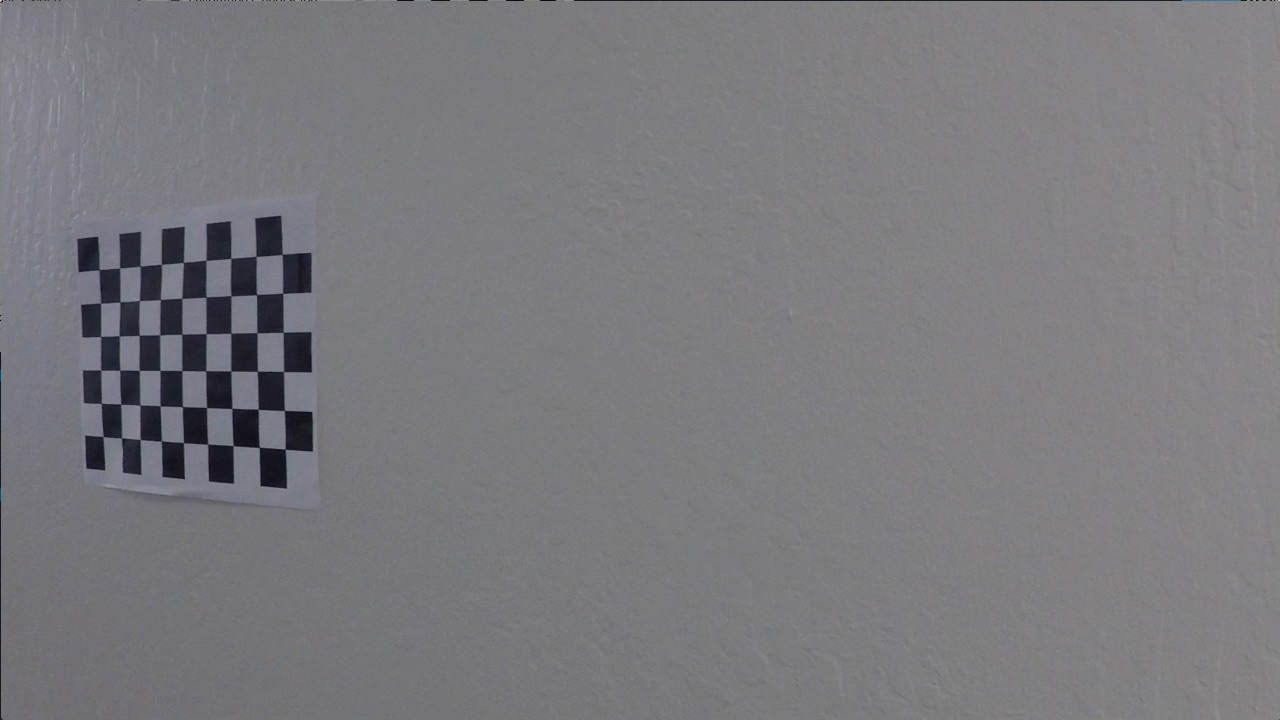
#> input picture RoadLines/camera_cal/calibration11.jpg, 1280 x 720 px
$ jupyter execute LaneWidthApprox.ipynb   (shell and % lines are left out)   (older library calls are emulated)
#> lines starting #> are read from the running program, lines starting #| are printed output that depends on the picture; after the words box and inside, x2 and y2 are one past the last pixel; in counts of white or black regions, pixels touching at a corner belong together; long printed decimals are rounded
[cell 1]
import cv2
import matplotlib.pyplot as plt
import matplotlib.image as mpimg
import numpy as np
import glob

[cell 2]
img = mpimg.imread('camera_cal/calibration11.jpg')
#> img is the input picture: shape (720, 1280, 3); mean R, G, B 122.2, 121.7, 125.2
image_shape = img.shape
nx = 9
ny = 6

objpoints = []
imgpoints = []

objp = np.zeros((nx*ny,3), np.float32)
objp[:,:2] = np.mgrid[0:nx,0:ny].T.reshape(-1,2)

fnames = glob.glob("camera_cal/calibration*.jpg")

for fname in fnames:
    img = mpimg.imread(fname)
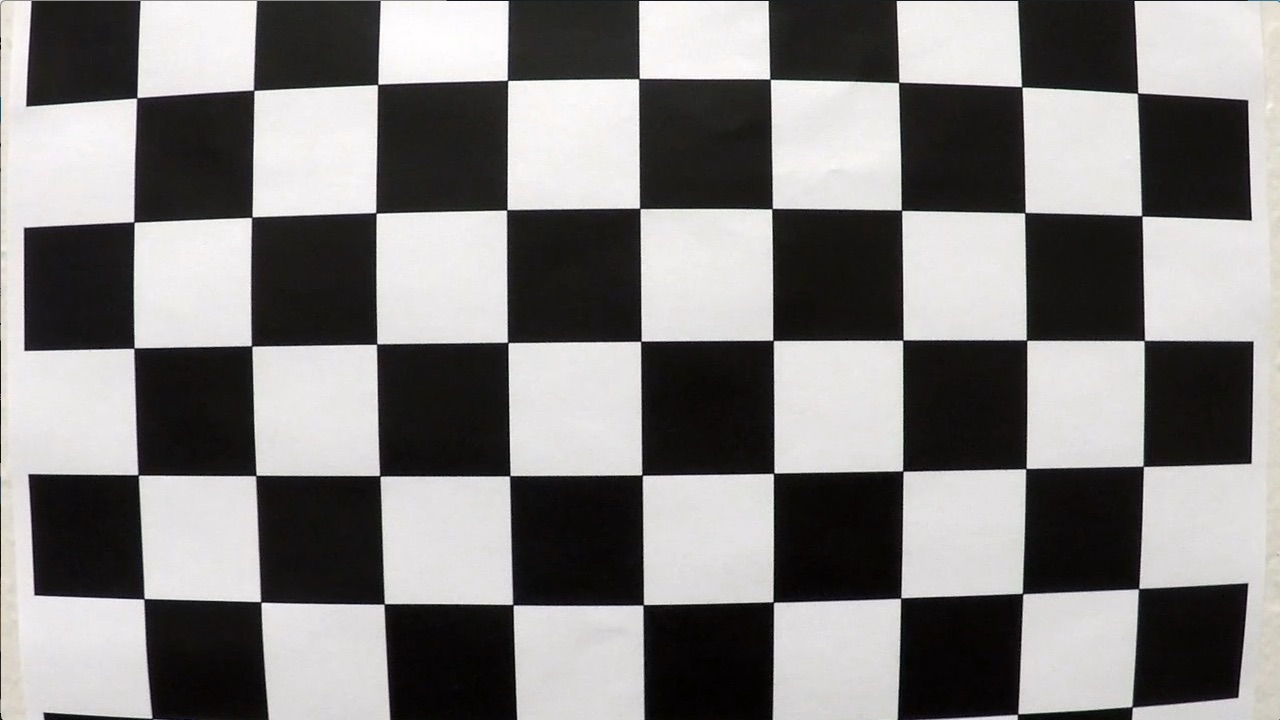
#> input picture RoadLines/camera_cal/calibration1.jpg, 1280 x 720 px
#> img is the input picture: shape (720, 1280, 3); mean R, G, B 130.1, 128.4, 127.8
    gray = cv2.cvtColor(img, cv2.COLOR_RGB2GRAY)
    ret, corners = cv2.findChessboardCorners(gray, (nx,ny), None)
#> ret = False; corners = None
    if ret:
        objpoints.append(objp)
        imgpoints.append(corners)

# use the object and image points to caliberate the camera and compute the camera matrix and distortion coefficients
ret, cameraMatrix, distortionCoeffs, rvecs, tvecs = cv2.calibrateCamera(objpoints, imgpoints, image_shape[:2],None,None)
#> ret = 0.814; cameraMatrix = [[1608.6, 0, 396], [0, 1782.8, 550.8], [0, 0, 1]]; distortionCoeffs = [[-1.62, 5.8, -0.0528, 0.074, -13.95]]; rvecs = ([0.768, 0.0115, -0.0362], [0.224, 0.566, 0.0321]); tvecs = ([2.52, -3.17, 27.55], [-10.04, -8.14, 47.41])
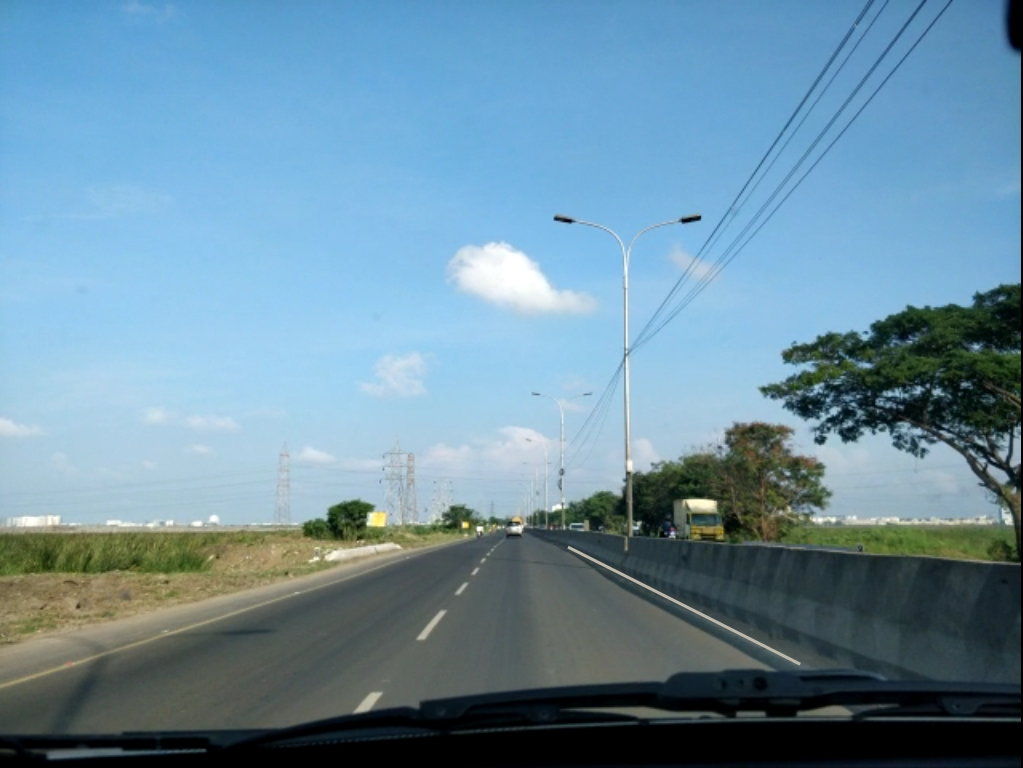
#> input picture RoadLines/test_images/hindistan33.jpg, 1023 x 768 px
#> further down, img is the input picture: shape (768, 1023, 3); mean R, G, B 107.3, 141.4, 160.1

[cell 3]
def get_thresholded_image(img):

    img = cv2.undistort(img, cameraMatrix, distortionCoeffs, None, cameraMatrix)

    # convert to gray scale
    gray = cv2.cvtColor(img, cv2.COLOR_RGB2GRAY)
#> gray: shape (768, 1023)

    height, width = gray.shape

    # apply gradient threshold on the horizontal gradient
    sx_binary = abs_sobel_thresh(gray, 'x', 10, 200)
#> in abs_sobel_thresh, `max_value = np.max(abs_sobel)`: max_value = 519
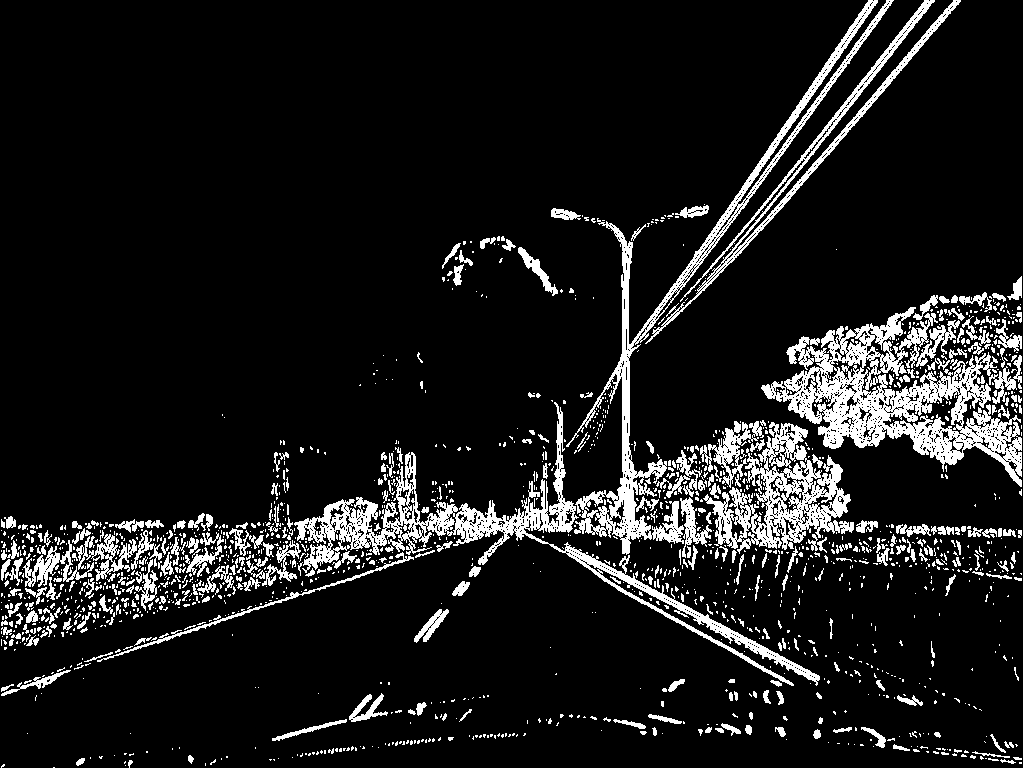
#> sx_binary: shape (768, 1023); values 0 (black) and 1 (white), 10.7% white; 1721 white regions (1403 under 20 px), largest, box (x1, y1, x2, y2) and area: (761, 307, 1022, 487) 15662, (294, 402, 820, 686) 12026, (566, 0, 894, 555) 10203

    # apply gradient direction threshold so that only edges closer to vertical are detected.
    dir_binary = dir_threshold(gray, thresh=(np.pi/6, np.pi/2))
#> dir_binary: shape (768, 1023) float64; values 0 (black) and 1 (white), 68% white; black in thin lines or dots

    # combine the gradient and direction thresholds.
    combined_condition = ((sx_binary == 1) & (dir_binary == 1))
#> combined_condition: shape (768, 1023) bool; 7% white in thin lines or dots

    # R & G thresholds so that yellow lanes are detected well.
    color_threshold = 150
    R = img[:,:,0]
    G = img[:,:,1]
    color_combined = np.zeros_like(R)
    r_g_condition = (R > color_threshold) & (G > color_threshold)
#> r_g_condition: shape (768, 1023) bool; 24.4% white; 213 white regions (175 under 20 px), largest, box (x1, y1, x2, y2) and area: (0, 236, 1023, 537) 178366, (0, 541, 446, 653) 4981, (668, 239, 754, 310) 2353


    # color channel thresholds
    hls = cv2.cvtColor(img, cv2.COLOR_RGB2HLS)
#> hls: shape (768, 1023, 3); mean of channels 0, 1, 2 88.8, 138.9, 111.3
    S = hls[:,:,2]
    L = hls[:,:,1]

    # S channel performs well for detecting bright yellow and white lanes
    s_thresh = (100, 255)
    s_condition = (S > s_thresh[0]) & (S <= s_thresh[1])
#> s_condition: shape (768, 1023) bool; 59% white; 338 black regions (285 under 20 px), largest, box (x1, y1, x2, y2) and area: (0, 272, 1023, 768) 291593, (213, 712, 1001, 768) 21809, (505, 286, 585, 313) 1157

    # We put a threshold on the L channel to avoid pixels which have shadows and as a result darker.
    l_thresh = (120, 255)
    l_condition = (L > l_thresh[0]) & (L <= l_thresh[1])
#> l_condition: shape (768, 1023) bool; 65.5% white; 115 black regions (99 under 20 px), largest, box (x1, y1, x2, y2) and area: (0, 424, 1023, 768) 241565, (766, 279, 1023, 485) 27334, (763, 0, 876, 162) 525

    # combine all the thresholds
    # A pixel should either be a yellowish or whiteish
    # And it should also have a gradient, as per our thresholds
    color_combined[(r_g_condition & l_condition) & (s_condition | combined_condition)] = 1

    # apply the region of interest mask
    mask = np.zeros_like(color_combined)
    region_of_interest_vertices = np.array([[0,height-1], [width/2, int(0.5*height)], [width-1, height-1]], dtype=np.int32)
    cv2.fillPoly(mask, [region_of_interest_vertices], 1)
#> mask: shape (768, 1023); values 0 (black) and 1 (white), 25% white; 1 white region, box (x1, y1, x2, y2) and area: (0, 384, 1023, 768) 196736
    thresholded = cv2.bitwise_and(color_combined, mask)
#> color_combined: shape (768, 1023); values 0 (black) and 1 (white), 16.8% white; 1075 white regions (999 under 20 px), largest, box (x1, y1, x2, y2) and area: (0, 236, 624, 481) 106031, (626, 344, 816, 457) 12550, (668, 239, 754, 310) 2186

    return thresholded


def abs_sobel_thresh(gray, orient='x', thresh_min=0, thresh_max=255):
    if orient == 'x':
        sobel = cv2.Sobel(gray, cv2.CV_64F, 1, 0)
    else:
        sobel = cv2.Sobel(gray, cv2.CV_64F, 0, 1)
    abs_sobel = np.absolute(sobel)
    max_value = np.max(abs_sobel)
    binary_output = np.uint8(255*abs_sobel/max_value)
    threshold_mask = np.zeros_like(binary_output)
    threshold_mask[(binary_output >= thresh_min) & (binary_output <= thresh_max)] = 1
    return threshold_mask

def dir_threshold(gray, sobel_kernel=3, thresh=(0, np.pi/2)):
    # Take the gradient in x and y separately
    sobel_x = cv2.Sobel(gray, cv2.CV_64F, 1, 0, ksize=sobel_kernel)
    sobel_y = cv2.Sobel(gray, cv2.CV_64F, 0, 1, ksize=sobel_kernel)
    # 3) Take the absolute value of the x and y gradients
    abs_sobel_x = np.absolute(sobel_x)
    abs_sobel_y = np.absolute(sobel_y)
    # 4) Use np.arctan2(abs_sobely, abs_sobelx) to calculate the direction of the gradient
    direction = np.arctan2(abs_sobel_y,abs_sobel_x)
    direction = np.absolute(direction)
    # 5) Create a binary mask where direction thresholds are met
    mask = np.zeros_like(direction)
    mask[(direction >= thresh[0]) & (direction <= thresh[1])] = 1
    # 6) Return this mask as your binary_output image
    return mask

[cell 4]
img = mpimg.imread('test_images/hindistan33.jpg')
thresholded = get_thresholded_image(img)
#> thresholded: shape (768, 1023); values 0 (black) and 1 (white), 1% white; 394 white regions (364 under 20 px), largest, box (x1, y1, x2, y2) and area: (419, 384, 558, 454) 4074, (567, 548, 817, 680) 618, (367, 509, 392, 527) 267
print(img.shape)
#| (768, 1023, 3)
img = cv2.undistort(img, cameraMatrix, distortionCoeffs, None, cameraMatrix)
cv2.imwrite('thresholded.jpg',thresholded)

# Plot the 2 images side by side
f, (ax1, ax2) = plt.subplots(1, 2, figsize=(24, 9))
f.tight_layout()
ax1.imshow(img)
ax1.set_title('Original Image', fontsize=50)
ax2.imshow(thresholded, cmap='gray')
ax2.set_title('Thresholded Image', fontsize=50)
plt.subplots_adjust(left=0., right=1, top=0.9, bottom=0.)

[cell 5]
# Vertices extracted manually for performing a perspective transform
bottom_left = [410,655] #220,720
bottom_right = [771, 655]
top_left = [491, 562]
top_right = [600, 563]

source = np.float32([bottom_left,bottom_right,top_right,top_left])

pts = np.array([bottom_left,bottom_right,top_right,top_left], np.int32)
pts = pts.reshape((-1,1,2))
copy = img.copy()
cv2.polylines(copy,[pts],True,(255,0,0), thickness=3)
#> copy: shape (768, 1023, 3); mean R, G, B 112.5, 145.4, 163.9

# Destination points are chosen such that straight lanes appear more or less parallel in the transformed image.
bottom_left = [320,720]
bottom_right = [920, 720]
top_left = [320, 1]
top_right = [920, 1]

dst = np.float32([bottom_left,bottom_right,top_right,top_left])
M = cv2.getPerspectiveTransform(source, dst)
M_inv = cv2.getPerspectiveTransform(dst, source)
img_size = (image_shape[1], image_shape[0])

warped = cv2.warpPerspective(thresholded, M, img_size , flags=cv2.INTER_LINEAR)
#> warped: shape (720, 1280); values 0 (black) and 1 (white), 1.6% white; 6 white regions (1 under 20 px), largest, box (x1, y1, x2, y2) and area: (883, 0, 930, 720) 12351, (301, 567, 320, 674) 1075, (291, 364, 305, 457) 734, (272, 148, 292, 233) 586, (315, 665, 322, 680) 54

f, (ax1, ax2) = plt.subplots(1, 2, figsize=(24, 9))
f.tight_layout()
ax1.imshow(copy)
ax1.set_title('Original Image', fontsize=50)
ax2.imshow(warped, cmap='gray')
ax2.set_title('Warped Image', fontsize=50)
plt.subplots_adjust(left=0., right=1, top=0.9, bottom=0.)

[cell 6]
histogram = np.sum(warped[int(warped.shape[0]/2):,:], axis=0)
#> histogram = 1280 values, max 318 at index 919, min 0 at index 0, mean 5.17

# Peak in the first half indicates the likely position of the left lane
half_width = np.int(histogram.shape[0]/2)
leftx_base = np.argmax(histogram[:half_width])
#> leftx_base = 303

# Peak in the second half indicates the likely position of the right lane
rightx_base = np.argmax(histogram[half_width:]) + half_width
#> rightx_base = 919

print(leftx_base, rightx_base)
#| 303 919
plt.plot(histogram)
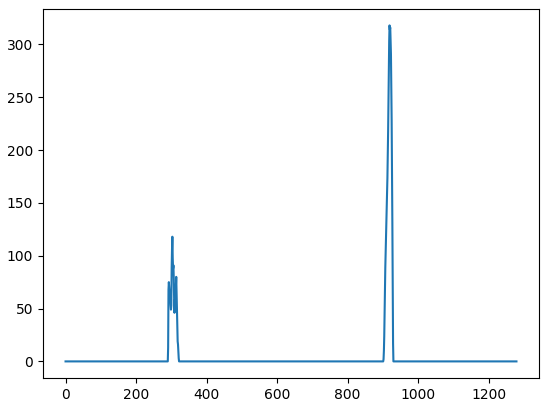
#> figure drawn by matplotlib, 1 panel; curve peaks at x = 919, y = 318

[cell 7]
out_img = np.dstack((warped, warped, warped))*255

non_zeros = warped.nonzero()
#> non_zeros = 14808 positions, rows 0 to 719, columns 272 to 929
non_zeros_y = non_zeros[0]
#> non_zeros_y = 14808 values from 0 to 719
non_zeros_x = non_zeros[1]
#> non_zeros_x = 14808 values, max 929 at index 12738, min 272 at index 3324, mean 808.9

num_windows = 10
num_rows = warped.shape[0]
window_height = np.int(num_rows/num_windows)
window_half_width = 50

min_pixels = 100

left_coordinates = []
right_coordinates = []

for window in range(num_windows):
    y_max = num_rows - window*window_height
    y_min = num_rows - (window+1)* window_height

    left_x_min = leftx_base - window_half_width
    left_x_max = leftx_base + window_half_width

    cv2.rectangle(out_img, (left_x_min, y_min), (left_x_max, y_max), [0,0,255],2)

    good_left_window_coordinates = ((non_zeros_x >= left_x_min) & (non_zeros_x <= left_x_max) & (non_zeros_y >= y_min) & (non_zeros_y <= y_max)).nonzero()[0]
    left_coordinates.append(good_left_window_coordinates)

    if len(good_left_window_coordinates) > min_pixels:
        leftx_base = np.int(np.mean(non_zeros_x[good_left_window_coordinates]))

    right_x_min = rightx_base - window_half_width
    right_x_max = rightx_base + window_half_width

    cv2.rectangle(out_img, (right_x_min, y_min), (right_x_max, y_max), [0,0,255],2)

    good_right_window_coordinates = ((non_zeros_x >= right_x_min) & (non_zeros_x <= right_x_max) & (non_zeros_y >= y_min) & (non_zeros_y <= y_max)).nonzero()[0]
    right_coordinates.append(good_right_window_coordinates)

    if len(good_right_window_coordinates) > min_pixels:
        rightx_base = np.int(np.mean(non_zeros_x[good_right_window_coordinates]))
#> this loop made 10 passes
#> (left_x_min, left_x_max, leftx_base, right_x_min, right_x_max, rightx_base) on passes 1, 2, 4, 5, 8: (253, 353, 311, 869, 969, 922), (261, 361, 308, 872, 972, 921), (258, 358, 298, 868, 968, 916), (248, 348, 296, 866, 966, 914), (246, 346, 280, 859, 959, 906)
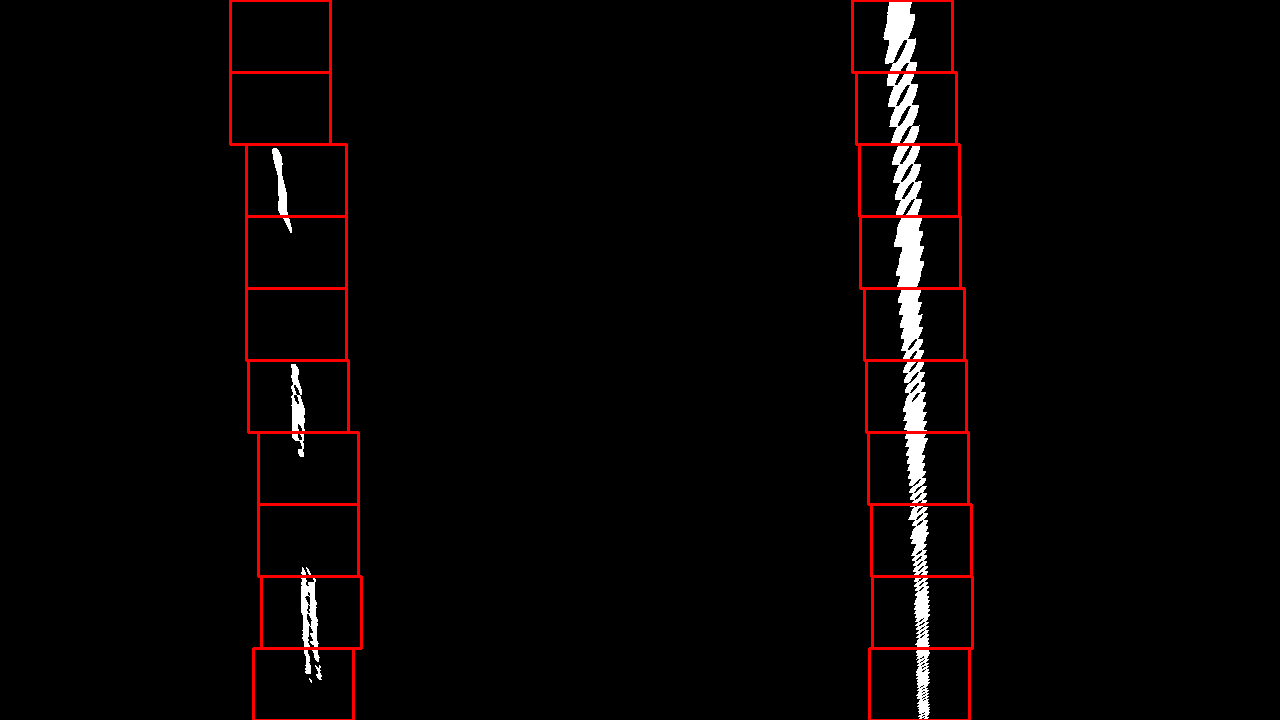
#> out_img: shape (720, 1280, 3); mean of channels 0, 1, 2 3.9, 3.9, 8; drawn as B, G, R
#> after the loop, left_coordinates = 10 items; right_coordinates = 10 items

left_coordinates = np.concatenate(left_coordinates)
#> left_coordinates = 2492 values, max 14453 at index 244, min 3300 at index 1977, mean 9968.7
right_coordinates = np.concatenate(right_coordinates)
#> right_coordinates = 12500 values, max 14807 at index 717, min 0 at index 10755, mean 6899.4

out_img[non_zeros_y[left_coordinates], non_zeros_x[left_coordinates]] = [255,0,0]
out_img[non_zeros_y[right_coordinates], non_zeros_x[right_coordinates]] = [0,0,255]

left_x = non_zeros_x[left_coordinates]
#> left_x = 2492 values, max 321 at index 221, min 272 at index 1981, mean 298.9
left_y = non_zeros_y[left_coordinates]
#> left_y = 2492 values, max 682 at index 244, min 148 at index 1977, mean 455

polyfit_left = np.polyfit(left_y, left_x, 2)
#> polyfit_left = [-3.63e-05, 0.0949, 264.3]

right_x = non_zeros_x[right_coordinates]
#> right_x = 12500 values, max 929 at index 25, min 883 at index 11691, mean 910.3
right_y = non_zeros_y[right_coordinates]
#> right_y = 12500 values, max 719 at index 711, min 0 at index 10755, mean 306

polyfit_right = np.polyfit(right_y, right_x, 2)
#> polyfit_right = [-1.3e-05, 0.0449, 898.3]

y_points = np.linspace(0, num_rows-1, num_rows)

left_x_predictions = polyfit_left[0]*y_points**2 + polyfit_left[1]*y_points + polyfit_left[2]
#> left_x_predictions = 720 values from 264.3 to 313.8

right_x_predictions = polyfit_right[0]*y_points**2 + polyfit_right[1]*y_points + polyfit_right[2]
#> right_x_predictions = 720 values from 898.3 to 923.9

plt.imshow(out_img)
plt.plot(left_x_predictions, y_points, color='yellow')
plt.plot(right_x_predictions, y_points, color='yellow')
plt.xlim(0, warped.shape[1])
plt.ylim(warped.shape[0],0)

[cell 8]
#hsvFrame = cv2.cvtColor(out_img,cv2.COLOR_RGB2HSV)
#plt.imshow(warped)
plt.plot(left_x_predictions, y_points, color='yellow')
plt.plot(right_x_predictions, y_points, color='yellow')
approx = right_x_predictions[int(np.size(y_points)/2)] - left_x_predictions[int(np.size(y_points)/2)]
#> approx = 619
a = (bottom_right[0] + bottom_left[0])/2
b = (top_right[0] + top_left[0])/2
res = (b + a) / 2
fixedParameter = (res) / (img.shape[1])
result =(approx/1023) * 3.405405405405403
#> result = 2.06
print("Lane width approx. = ",result ," meter" ) #3.405405405405403
#| Lane width approx. =  2.061  meter
# [4 lines of commented-out code are left out]

[cell 9]
road = cv2.imread("test_images/hindistan33.jpg",1)
cv2.line(road, (491, 562), (600, 563),(0,255,0), thickness=2, lineType=cv2.LINE_AA)
cv2.putText(road, (np.str(result) + " meters"), (520, 562), cv2.FONT_HERSHEY_SIMPLEX, 1, (0, 255, 0), 1)
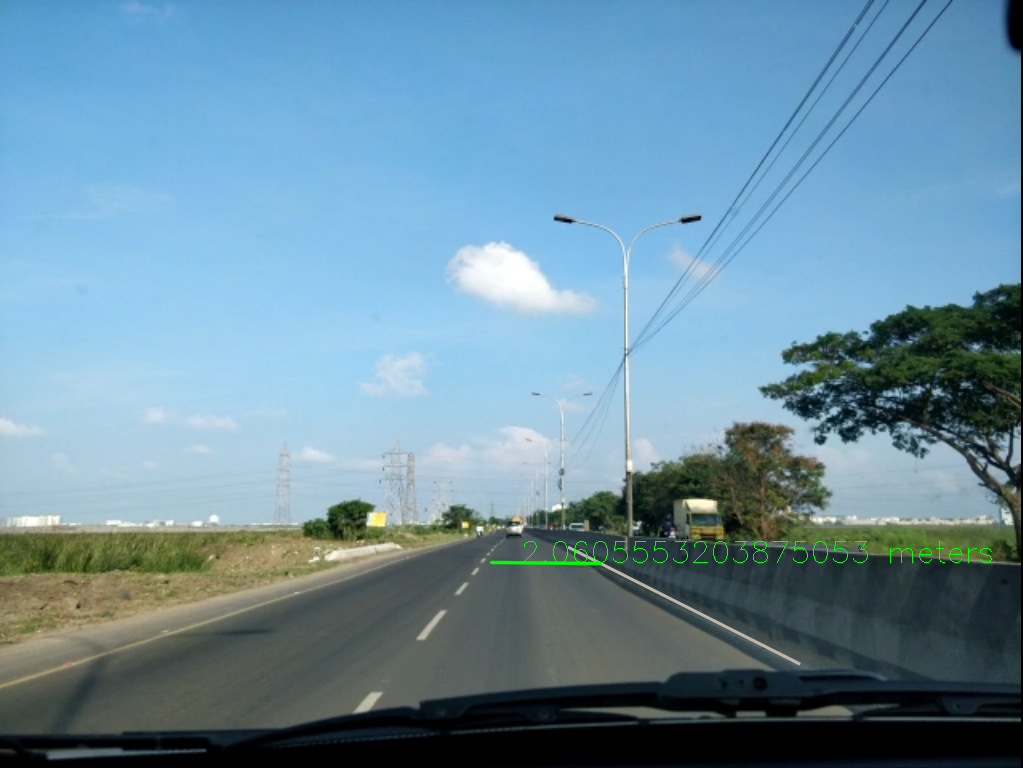
#> road: shape (768, 1023, 3); mean B, G, R 160, 141.7, 107.2
cv2.imshow("Lane Width",road)
cv2.waitKey(0)
cv2.destroyAllWindows()
road2 = cv2.cvtColor(road,cv2.COLOR_BGR2RGB)
plt.imshow(road2)
